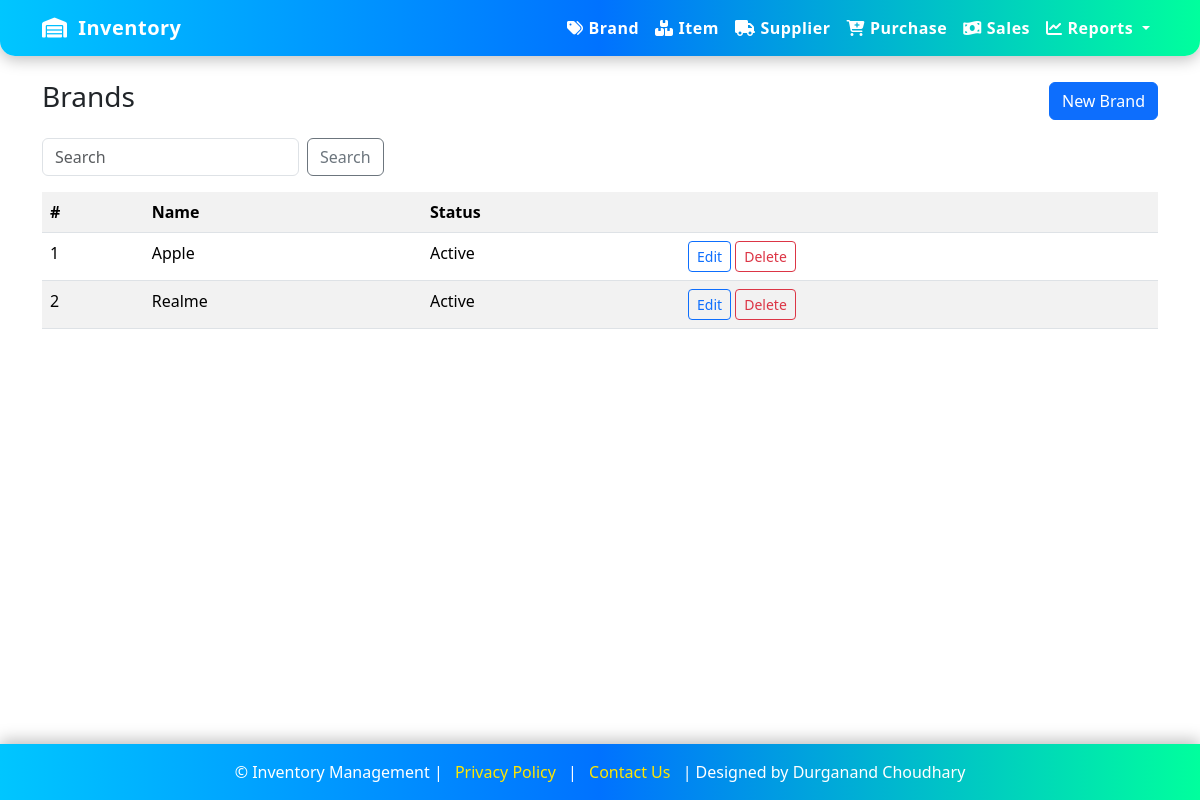
/brands/, run on the app's committed database.
### inventory/models.py (models this page shows, shortened)
class Brand(models.Model):  # brand_mstr 1
    brand_name = models.CharField(max_length=100, unique=True)
    status = models.BooleanField(default=True)
    datetime = models.DateTimeField(default=timezone.now)

### inventory/views.py (the view)
# urls.py: path('brands/', views.brand_list, name='brand_list'),
def brand_list(request):
    q = request.GET.get('q','')
    brands = Brand.objects.all().order_by('brand_name')
    if q:
        brands = brands.filter(brand_name__icontains=q)
    return render(request, 'inventory/brand_list.html', {'brands': brands, 'q': q})

### inventory/templates/inventory/brand_list.html
{% extends 'inventory/base.html' %}
{% block content %}
<div class="d-flex justify-content-between align-items-center mb-3">
  <h3>Brands</h3>
  <a class="btn btn-primary" href="{% url 'brand_create' %}">New Brand</a>
</div>
<form class="row g-2 mb-3">
  <div class="col-auto"><input class="form-control" name="q" placeholder="Search" value="{{ q }}"></div>
  <div class="col-auto"><button class="btn btn-outline-secondary">Search</button></div>
</form>
<table class="table table-striped">
  <tr><th>#</th><th>Name</th><th>Status</th><th></th></tr>
  {% for b in brands %}
  <tr>
    <td>{{ forloop.counter }}</td>
    <td>{{ b.brand_name }}</td>
    <td>{{ b.status|yesno:"Active,Inactive" }}</td>
    <td>
      <a class="btn btn-sm btn-outline-primary" href="{% url 'brand_update' b.pk %}">Edit</a>
      <a class="btn btn-sm btn-outline-danger" href="{% url 'brand_delete' b.pk %}">Delete</a>
    </td>
  </tr>
  {% empty %}
  <tr><td colspan="4">No brands.</td></tr>
  {% endfor %}
</table>
{% endblock %}

### inventory/templates/inventory/base.html (style rules this page uses)
html, body { height: 100%; }
body { display: flex; flex-direction: column; }

### data on the page
Brand: brand_name "Apple", status "Active"
Brand: brand_name "Realme", status "Active"
